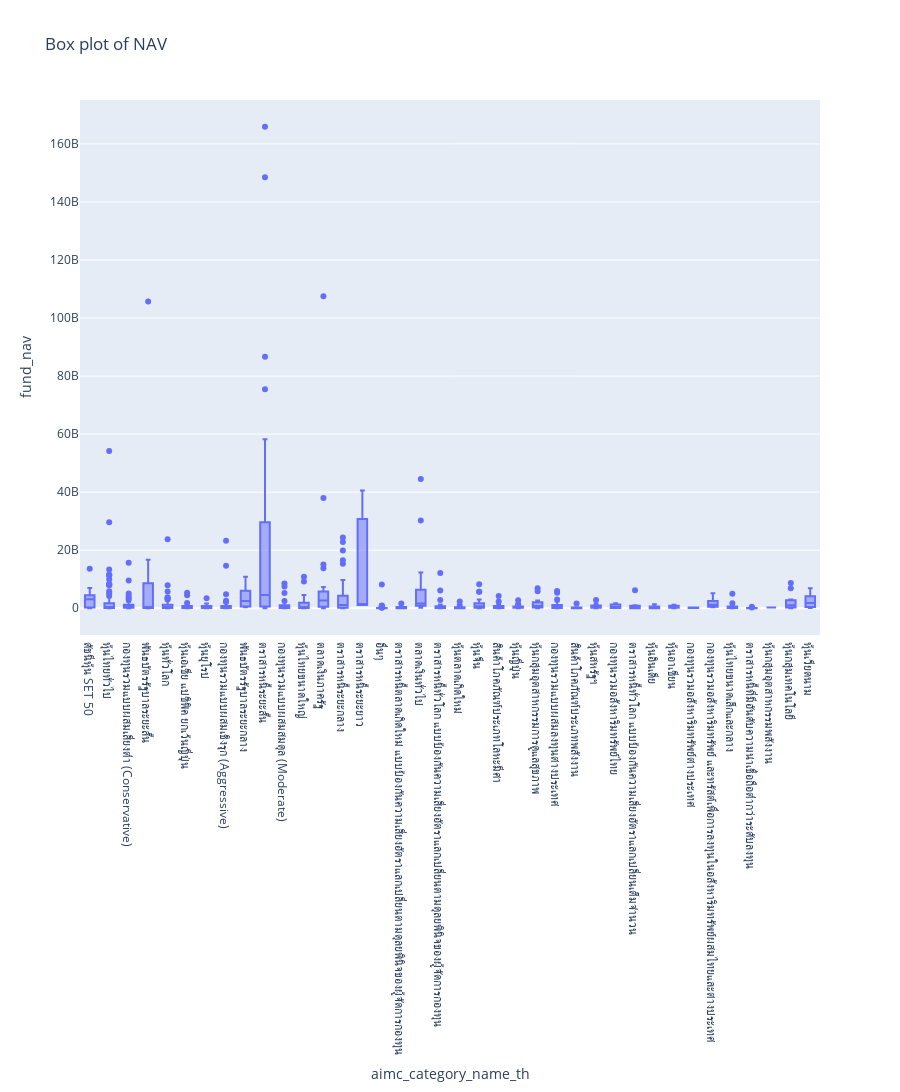

The code cell stored with this chart in its notebook:
### Code cell
px.box(fund_df, 
        x='aimc_category_name_th', 
        y='fund_nav', 
        height=1200,
        title='Box plot of NAV'
    )

### Figure 1 — Plotly figure (JSON) as saved in the notebook; plotly's stock layout.template omitted (floating-point values rounded to 4 significant figures; data arrays with more than 128 entries replaced by an {"elided": "..."} marker saying what was removed)
{"data": [{"alignmentgroup": "True", "hovertemplate": "aimc_category_name_th=%{x}<br>fund_nav=%{y}<extra></extra>", "legendgroup": "", "marker": {"color": "#636efa"}, "name": "", "notched": false, "offsetgroup": "", "orientation": "v", "showlegend": false, "type": "box", "x": {"elided": "949 str values"}, "x0": " ", "xaxis": "x", "y": {"elided": "949 float values"}, "y0": " ", "yaxis": "y"}], "layout": {"boxmode": "group", "height": 1200, "legend": {"tracegroupgap": 0}, "title": {"text": "Box plot of NAV"}, "xaxis": {"anchor": "y", "domain": [0, 1], "title": {"text": "aimc_category_name_th"}}, "yaxis": {"anchor": "x", "domain": [0, 1], "title": {"text": "fund_nav"}}}}
